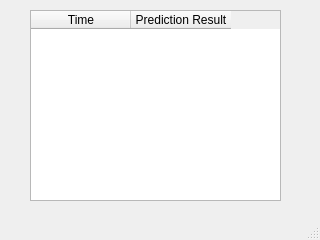
<?xml version="1.0" encoding="UTF-8"?>
<ui version="4.0">
 <class>ChildSafety</class>
 <widget class="QMainWindow" name="ChildSafety">
  <property name="geometry">
   <rect>
    <x>0</x>
    <y>0</y>
    <width>320</width>
    <height>240</height>
   </rect>
  </property>
  <property name="windowTitle">
   <string>Child Safety</string>
  </property>
  <widget class="QWidget" name="centralwidget">
   <widget class="QTableWidget" name="tableWidget">
    <property name="geometry">
     <rect>
      <x>30</x>
      <y>10</y>
      <width>251</width>
      <height>191</height>
     </rect>
    </property>
    <column>
     <property name="text">
      <string>Time</string>
     </property>
    </column>
    <column>
     <property name="text">
      <string>Prediction Result</string>
     </property>
    </column>
   </widget>
  </widget>
  <widget class="QStatusBar" name="statusbar"/>
 </widget>
 <resources/>
 <connections/>
</ui>
